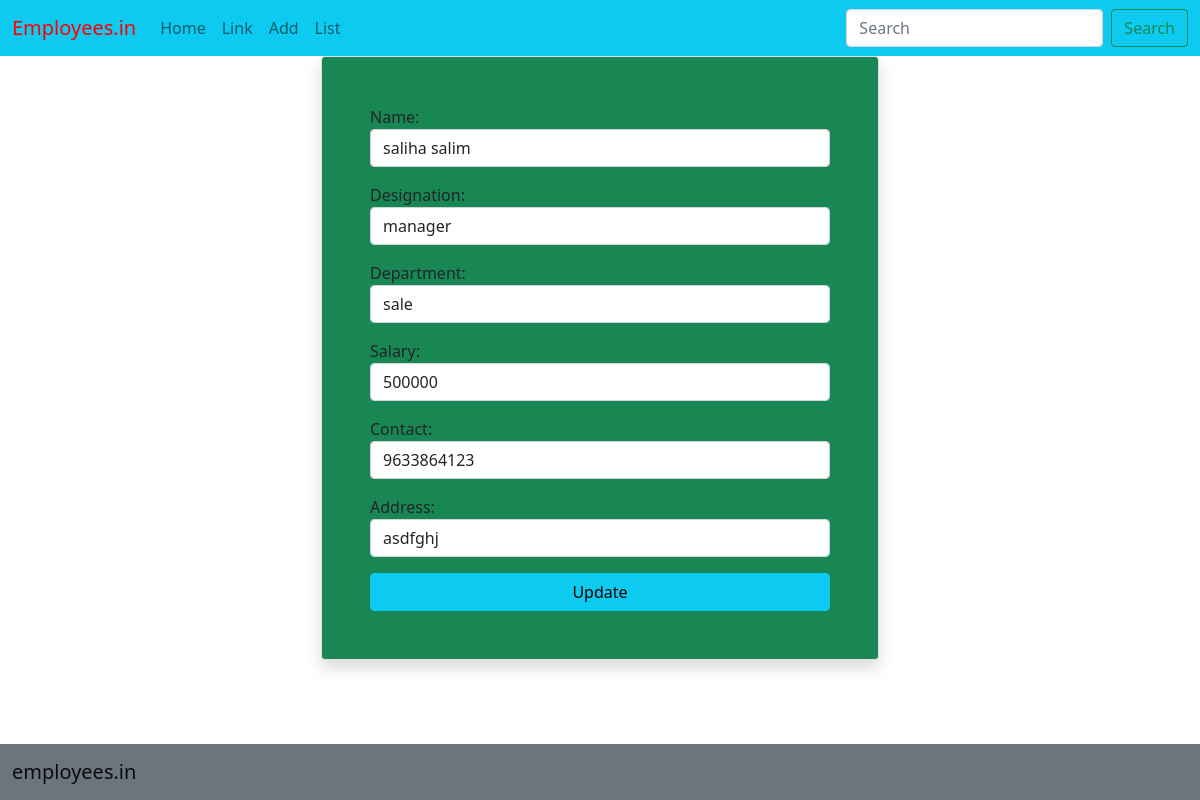
Screenshot of /employee/6/change with the database file from the repository.
### myapp/models.py (models this page shows)
class Employee(models.Model):
    name=models.CharField(max_length=200)
    designation=models.CharField(max_length=200)
    department=models.CharField(max_length=200)
    salary=models.IntegerField()
    contact=models.IntegerField()
    address=models.CharField(max_length=200)

### myapp/views.py (the view, shortened to what this page needs)
# urls.py: path('employee/<int:pk>/change',views.EmployeeUpdateView.as_view(),name='employee_update')
class EmployeeUpdateView(View):
    def get(self,request,*args,**kwargs):
        id=kwargs.get("pk")
        employee_obj=Employee.objects.get(id=id)
        employee_dictionary={
            "name":employee_obj.name,
            "designation":employee_obj.designation,
            "department":employee_obj.department,
            "salary":employee_obj.salary,
            "contact":employee_obj.contact,
            "address":employee_obj.address
        }
        form_instance=EmployeeForm(initial=employee_dictionary)
        return render(request,'employee_edit.html',{"form":form_instance})

### myapp/forms.py
class EmployeeForm(forms.Form):
    name=forms.CharField(widget=forms.TextInput(attrs={"class":"form-control mb-3"}))
    designation=forms.CharField(widget=forms.TextInput(attrs={"class":"form-control mb-3"}))
    department=forms.CharField(widget=forms.TextInput(attrs={"class":"form-control mb-3"}))
    salary=forms.IntegerField(widget=forms.NumberInput(attrs={"class":"form-control mb-3"}))
    contact=forms.IntegerField(widget=forms.NumberInput(attrs={"class":"form-control mb-3"}))
    address=forms.CharField(widget=forms.TextInput(attrs={"class":"form-control mb-3"}))

### myapp/templates/employee_edit.html (shortened to what this page needs)
{%extends 'base.html'%}
{%block main_block%}
    <div class="container">
        <form action="" method="post" class="w-50 border rounded p-5 mx-auto shadow bg-success ">
            {{form}}
            <button type="submit" class="btn btn-info form-control text-center">Update</button>
        </form>
    </div>
{%endblock%}

### rows the page displays
Employee: name "saliha salim", designation "manager", department "sale", salary "500000", contact "9633864123", address "asdfghj"
